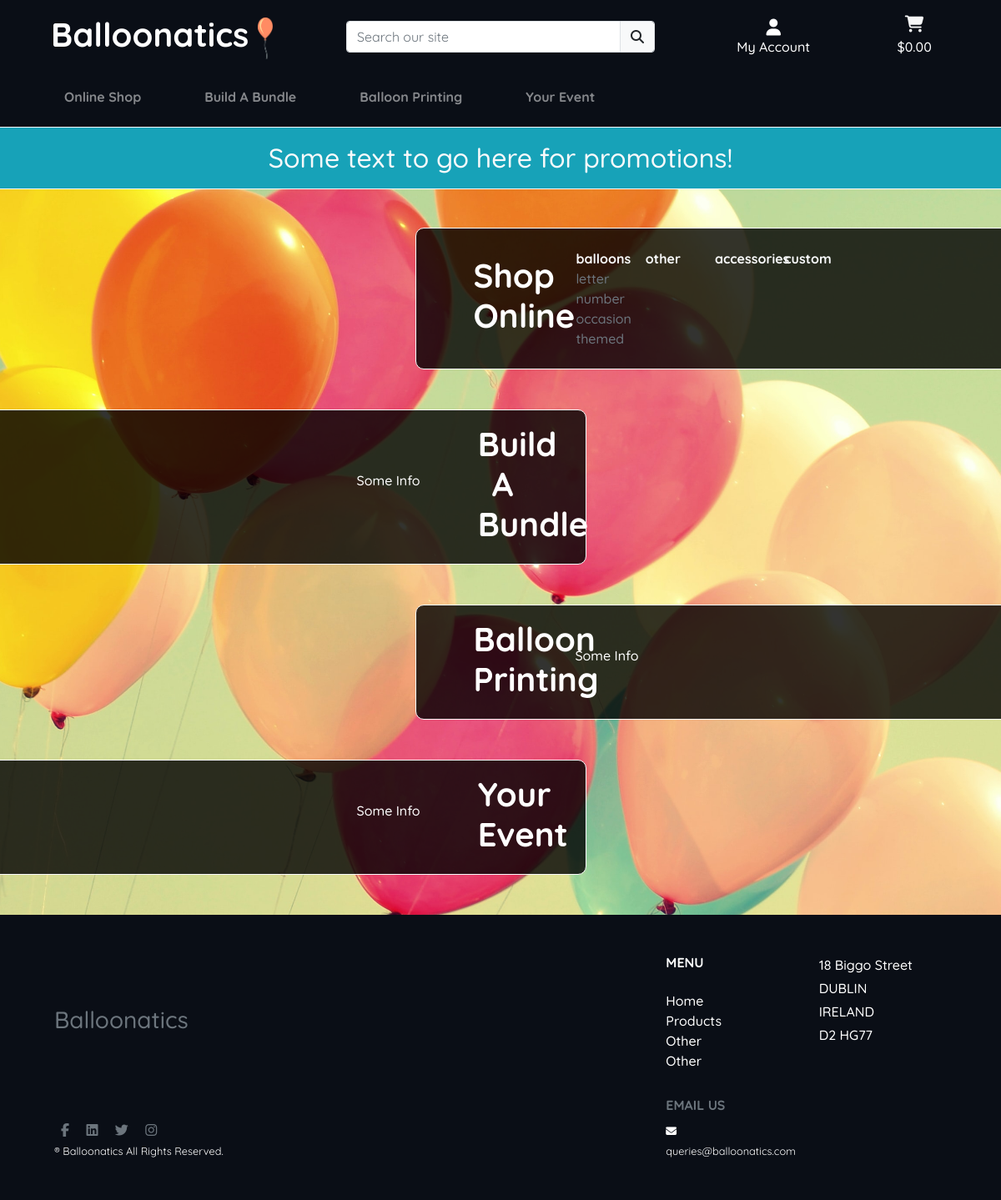
The app's page /, older data.
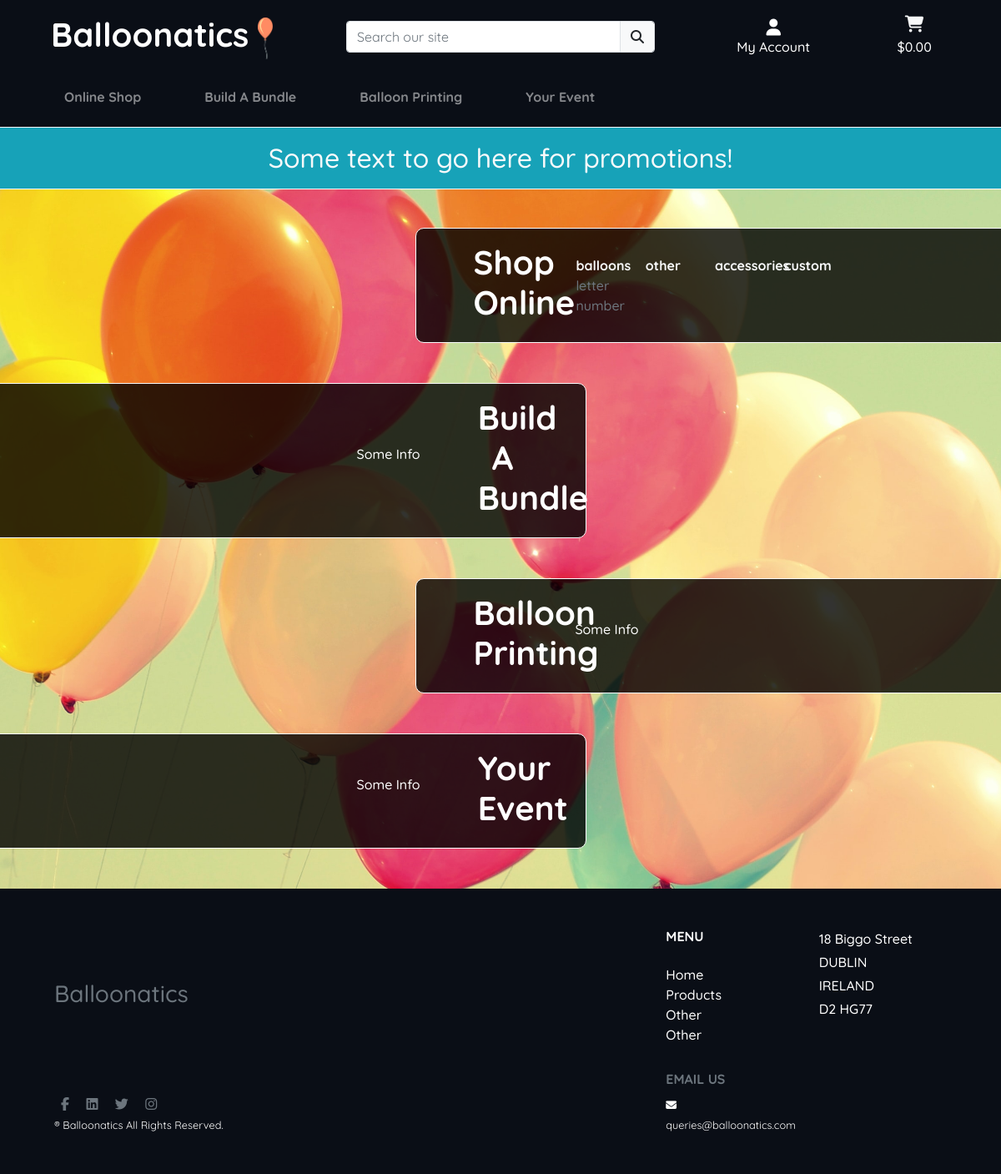
The same page, newer data.
### products/models.py (models this page shows, shortened)
class Category(models.Model):
    class Meta:
        verbose_name_plural = 'Categories'
    name = models.CharField(max_length=254)
    display_name = models.CharField(max_length=254, null=True, blank=True)
    image = models.ImageField(null=True, blank=True)

class Sub_Category(models.Model):
    class Meta:
        verbose_name_plural = 'Sub_Categories'
    name = models.CharField(max_length=254)
    display_name = models.CharField(max_length=254, null=True, blank=True)
    image = models.ImageField(null=True, blank=True)

### home/views.py (the view)
# urls.py: path('', views.index, name='home')
def index(request):
    categories = Category.objects.all()
    sub_categories = Sub_Category.objects.all()
    context = {
        'categories': categories,
        'sub_cateogories': sub_categories
    }
    return render(request, 'home/index.html', context)

### cart/contexts.py (called while the page is built, shortened)
def cart_contents(request):
    cart_items = []
    total = 0
    product_count = 0
    delivery = 0.00
    cart = request.session.get('cart', {'products':{},'bundles':{},'custom_prints':{}})
    print(cart)
    if total > 0:
        delivery = round((total * Decimal(
            settings.DELIVERY_SURCHARGE)), 2)
    grand_total = Decimal(total) + Decimal(delivery)
    context = {
        'cart_items': cart_items,
        'total': total,
        'grand_total': grand_total,
        'product_count': product_count,
        'delivery': delivery,
    }
    return context

### home/contexts.py (called while the page is built)
def configure_toasts(request):
    if 'toast_autohide' in request.POST:
        toast_autohide = request.POST['toast_autohide']
    else:
        toast_autohide = settings.TOAST_AUTOHIDE
    if 'toast_delay' in request.POST:
        toast_delay = request.POST['toast_delay']
    else:
        toast_delay = settings.TOAST_DELAY
    return {
        'toast_delay': toast_delay,
        'toast_autohide': toast_autohide
    }

### home/templates/home/index.html
{% extends "base.html" %}
{% load static %}
{% block content %}
        <div class="row" id="home-container bg-opacity">
            <div class="col my-auto">
                <div class="row mb-5">
                    <div class="col-7 offset-lg-5">
                        <div class="row align-items-center div-bg-opacity home-product-row border border-light p-2">
                            <div class="col-3">
                                <a href="{% url 'categories' %}" class="text-center text-decoration-none font-weight-bold nav-link">
                                    <h1 class="home-cat-text">Shop Online</h1>
                                </a>
                            </div>
                            <div class="col-9 pl-2">
                                <div class="row align-items-top p-3">
                                    {% for key, values in menu_context.items %}
                                    <div class="col-2 d-none d-md-block align-content-left pl-0">
                                        <a href="{% url 'sub_categories' %}?category={{ key }}" class="text-light text-bold text-decoration-none"><strong>{{ key }}</strong></a>
                                        {% for sub_cat in values %}
                                            <p class="my-0"><a href="{% url 'products' %}?sub_category={{ sub_cat }}" class="text-light text-muted text-decoration-none pr-0">{{ sub_cat }}</a></p>
                                        {% endfor %}
                                    </div>
                                    {% endfor %}
                                </div>
                            </div>
                        </div>
                    </div>
                </div>
                <div class="row align-items-center mb-5">
                    <div class="col-7">
                        <div class="row align-items-center div-bg-opacity home-product-row border border-light p-2">
                            <div class="col-9">
                                <p class="text-right">Some Info</p>
                            </div>
                            <div class="col-3 pl-2">
                                <a href="#" class="text-center text-decoration-none font-weight-bold nav-link">
                                    <h1 class="home-cat-text">Build A Bundle</h1>
                                </a>
                            </div>
                        </div>
                    </div>
                </div>
                <div class="row align-items-center mb-5">
                    <div class="col-7 offset-lg-5">
                        <div class="row align-items-center div-bg-opacity home-product-row border border-light p-2">
                            <div class="col-3">
                                <a href="#" class="text-center text-decoration-none font-weight-bold nav-link">
                                    <h1 class="home-cat-text">Balloon Printing</h1>
                                </a>
                            </div>
                            <div class="col-9 pl-2">
                                <p>Some Info</p>
                            </div>
                        </div>
                    </div>
                </div>
                <div class="row align-items-center mb-5">
                    <div class="col-7">
                        <div class="row align-items-center div-bg-opacity home-product-row border border-light p-2">
                            <div class="col-9">
                                <p class="text-right">Some Info</p>
                            </div>
                            <div class="col-3 pl-2">
                                <a href="#" class="text-center text-decoration-none font-weight-bold nav-link">
                                    <h1 class="home-cat-text">Your Event</h1>
                                </a>
                            </div>
                        </div>
                    </div>
                </div>
            </div>
        </div>
{% endblock %}

Row changes from the older to the newer data that the page shows:
no longer on this page (row edited): Sub_Category: sub_cat "occasion"
no longer on this page (row edited): Sub_Category: sub_cat "themed"
